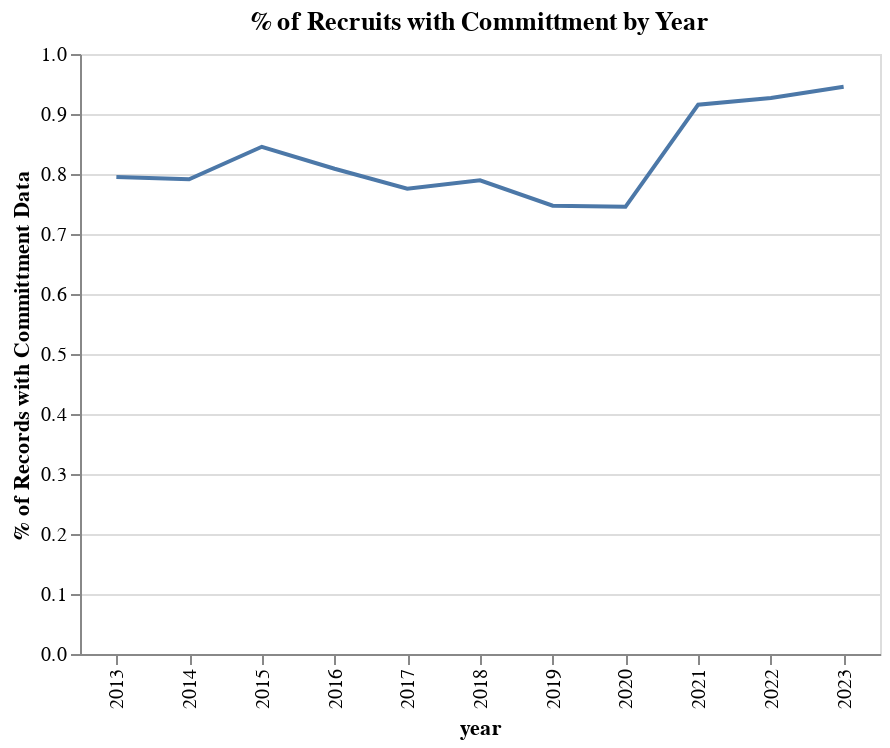

Notebook code for this chart:
### Code cell
a = data.groupby(by = 'year').agg({'committed_hasdata_flag': 'mean'}).reset_index()

alt.Chart(a).mark_line().encode(
    x = 'year:O',
    y = alt.Y('committed_hasdata_flag', title = '% of Records with Committment Data'))\
.properties(height = 300, width = 400, title = '% of Recruits with Committment by Year')

### Figure 1 — Vega-Lite specification as saved in the notebook (floating-point values rounded to 4 significant figures)
{"config": {"view": {"continuousWidth": 300, "continuousHeight": 300}}, "data": {"name": "data-3f82df8a76815b4af3ebed92b015b3bb"}, "mark": {"type": "line"}, "encoding": {"x": {"field": "year", "type": "ordinal"}, "y": {"field": "committed_hasdata_flag", "title": "% of Records with Committment Data", "type": "quantitative"}}, "height": 300, "title": "% of Recruits with Committment by Year", "width": 400, "$schema": "https://vega.github.io/schema/vega-lite/v5.6.1.json", "datasets": {"data-3f82df8a76815b4af3ebed92b015b3bb": [{"year": 2013, "committed_hasdata_flag": 0.7952}, {"year": 2014, "committed_hasdata_flag": 0.7912}, {"year": 2015, "committed_hasdata_flag": 0.8453}, {"year": 2016, "committed_hasdata_flag": 0.8088}, {"year": 2017, "committed_hasdata_flag": 0.7756}, {"year": 2018, "committed_hasdata_flag": 0.7894}, {"year": 2019, "committed_hasdata_flag": 0.7472}, {"year": 2020, "committed_hasdata_flag": 0.7453}, {"year": 2021, "committed_hasdata_flag": 0.9156}, {"year": 2022, "committed_hasdata_flag": 0.9267}, {"year": 2023, "committed_hasdata_flag": 0.9453}]}}
